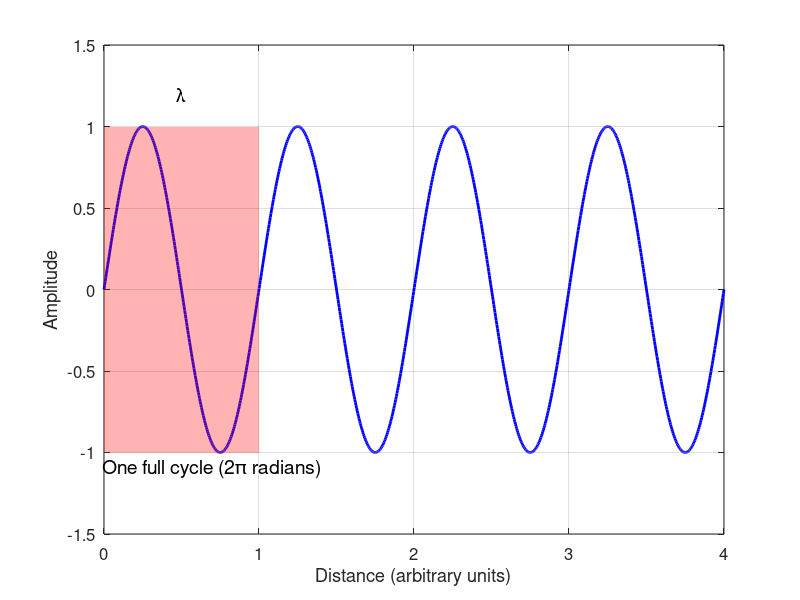

This figure's MATLAB source:
% SPS Short Course: Radar Signal Processing Mastery
% Theory and Hands-On Applications with mmWave MIMO Radar Sensors
% Date: 7-11 October 2024
% Time: 9:00AM-11:00AM ET (New York Time)
% Presenter: Mohammad Alaee-Kerahroodi

close all
clear
clc

% MATLAB Script to visualize one wavelength of a sine wave

% Parameters
lambda = 1; % Wavelength (arbitrary units)
x = linspace(0, 4*lambda, 1000); % x values from 0 to 4 wavelengths
frequency = 1; % Frequency of the sine wave
omega = 2 * pi * frequency; % Angular frequency

% Sine wave calculation
y = sin(omega * x); % Calculate sine wave values

% Plotting
figure('Position', [100, 100, 900, 600]);
plot(x, y, 'b', 'LineWidth', 2); % Plot the sine wave
hold on;

% Highlight one wavelength
fill([0 lambda lambda 0], [-1 -1 1 1], 'r', 'FaceAlpha', 0.3, 'EdgeColor', 'none'); % Highlight area for one wavelength
text(lambda/2, 1.2, '\lambda', 'FontSize', 14, 'HorizontalAlignment', 'center'); % Label for wavelength

% Indicate the cycle completion
text(0.7, -1.1, 'One full cycle (2\pi radians)', 'FontSize', 14, 'HorizontalAlignment', 'center');

% Final plot adjustments
xlabel('Distance (arbitrary units)', 'FontSize', 14);
ylabel('Amplitude', 'FontSize', 14);
% title('Sine Wave and One Wavelength Visualization', 'FontSize', 16);
grid on;
set(gca, 'FontSize', 12);
box on;

% Set x-axis limits to show 4 wavelengths
xlim([0 4*lambda]);
ylim([-1.5 1.5]);
hold off;
